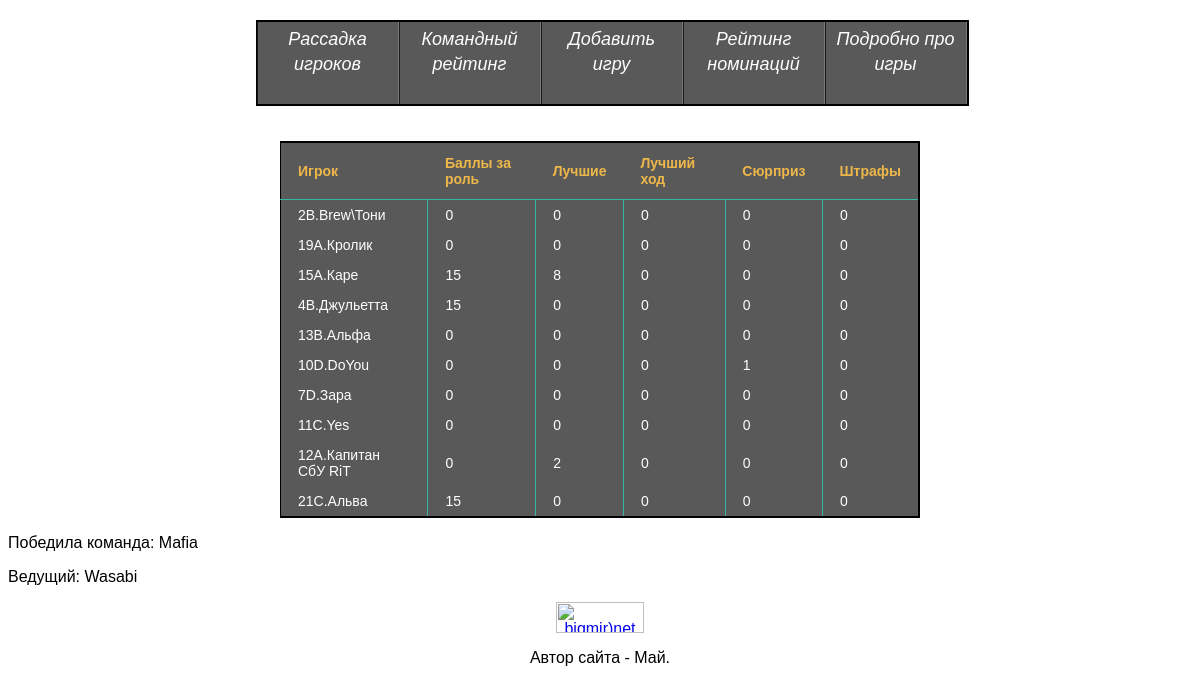
Page /?action=showGames&gameid=2 on the committed database.
### tables this page shows
CREATE TABLE IF NOT EXISTS `PlayerGame` (
  `Id` int(11) NOT NULL AUTO_INCREMENT,
  `Player` varchar(256) NOT NULL,
  `GameId` int(11) NOT NULL,
  `Role` int(11) NOT NULL,
  `BestVotes` int(11) NOT NULL,
  `BestMove` int(11) NOT NULL,
  `DressCode` int(11) NOT NULL,
  `Surprise` smallint(1) NOT NULL,
  `Penalty` int(11) NOT NULL,
  PRIMARY KEY (`Id`),
  KEY `PlayerId` (`Player`),
  KEY `GameId` (`GameId`),
  KEY `RoleId` (`Role`)
);

### viewer.inc (called while the page is built, shortened)
<?php
function getView($name,$obj)
{
	require('templates/'.$name);
}
?>

### System.inc (called while the page is built, shortened)
<?php
class System
{
	public function showGames()
	{
		if (0)
		{
			header("Location: /authAdmin.php");
		}
		else
		{
			if (!isset($_GET['gameid']) || isset($_GET['delete']))
			{
				if (isset($_GET['delete']))
				{
					$gameid = $_GET['gameid'];
					SQL("delete from PlayerGame where gameid=?", array($gameid));
					SQL("delete from BestPlayersNominated where gameid=?", array($gameid));
					SQL("delete from MasterGame where gameid=?", array($gameid));
					SQL("delete from Games where gameid=?", array($gameid));
				}
				$res = SQL("select gameId,roomId, RoundNumber, MasterName, Statuses.Status from Games join Masters USING(masterId) join Statuses ON(StatusId=Games.Status) order by roundNumber ASC, roomId", null)->getAll();
				foreach($res as $game)
				{
					$games[$game['RoundNumber']][$game['roomId']] = array($game['MasterName'], $game['Status'], $game['gameId']);
				}
 				getView("showGamesView.inc", $games);
			}
			else
			{
				$game = SQL("select MasterName, Statuses.Status, roomId from Games join Masters using(masterId) join Statuses on(Statuses.StatusId=Games.Status) where gameid=?", array($_GET['gameid']))->getAll()[0];
				$players = SQL("select Penalty,player, Role, DressCode, BestMove, BestVotes, Surprise from PlayerGame where gameid=?",array($_GET['gameid']))->getAll();
				$packed = array('game'=>$game, 'players'=>$players);
				getView("GameView.inc", $packed);
			}
		}
	}
}
?>

### index.php (called while the page is built, shortened)
<?php
	require("viewer.inc");
	require("DBManager.inc");
	require("System.inc");
	if (isset($_GET['action']))
	{
		if ($_GET['action'] == 'getTeams')
			System::getInstance()->getTeams();
		else if ($_GET['action'] == 'adminPanel')
			System::getInstance()->getAdminPanel();
		else if ($_GET['action'] == 'insertGame')
			System::getInstance()->insertGame();
		else if ($_GET['action'] == 'showGames')
			System::getInstance()->showGames();
		else if ($_GET['action'] == 'getPlacing')
			System::getInstance()->getPlacing();
		else
			System::getInstance()->getTeams();
	}
	else
		System::getInstance()->getTeams();
?>

### DBManager.inc (called while the page is built, shortened)
<?php
require("DataSet.inc");
class DBManager
{
	private static $instance;
	private $DBH;
	public static function getInstance()
	{
		if(is_null(self::$instance))
		{
			self::$instance = new self();
		}
	return self::$instance;
}
public function connect($host,$dbname,$user,$password)
{
	try
	{
		$this->DBH = new PDO("mysql:host=$host;dbname=$dbname;", $user, $password, array(PDO::MYSQL_ATTR_INIT_COMMAND => "SET NAMES utf8"));
		$this->DBH->exec('SET NAMES utf8');
	}
	catch(PDOException $e)
	{
		WriteError($e->getMessage());
		die();
	}
}
public function SQL($query, $params = null)
{
	try
	{
		if(!is_null($params))
		{
			$STH = $this->DBH->prepare($query);
			$STH->execute($params);
			return new DataSet($STH);
		}
		else
		{
			$STH = $this->DBH->query($query);
			return new DataSet($STH);
		}
	}
	catch(PDOException $e)
	{
		WriteError($e->getMessge());
	}
}
}
function SQL($query, $params = null)
{
	return DBManager::getInstance()->SQL($query, $params);
}
?>

### DataSet.inc (called while the page is built, shortened)
<?php
class DataSet
{
public function __construct($ST)
{
	$this->STH = $ST;
	$this->STH->setFetchMode(PDO::FETCH_ASSOC);
	$this->arr = $this->STH->FetchAll();
}
}
?>

### templates/GameView.inc (the view, shortened to what this page needs)
<body>
	<table class="table_dark">
		<tr><th>Игрок</th><th>Баллы за роль</th><th>Лучшие</th><th>Лучший ход</th><th>Сюрприз</th><th>Штрафы</th></tr>
<?php
	foreach ($obj['players'] as $player) {
	echo "<tr><td>".$player['player']."</td><td>".$player['Role']."</td><td>".$player['BestVotes']."</td><td>".$player['BestMove']."</td><td>".$player['Surprise']."</td><td>".$player['Penalty']."</td></tr>";
}
?>
	</table>
	<div id="feed">
<?php
	echo "<p>Победила команда: ".$obj['game']["Status"]."</p>";
	echo "<p>Ведущий: ".$obj['game']["MasterName"]."</p>";
?>
	</div>
</body>

### templates/maska9.css (style rules this page uses)
* { font-family: Arial, Helvetica, sans-serif }
.table_dark { border:2px solid #000000; border-left: 1px solid #000000; font-family: "Lucida Sans Unicode", "Lucida Grande", Sans-Serif; font-size: 14px; width: 640px; text-align: left; border-collapse: collapse; color: #fefefe; background-color: #595959; margin: 10px auto; }
table { margin: 0 auto; }
.table_dark th { color: #EDB749; border-bottom: 1px solid #37B5A5; padding: 12px 17px; }
.table_dark td { color: #ffddbb border-bottom: 1px solid #37B5A5; border-right:1px solid #37B5A5; padding: 7px 17px; }
.table_dark tr:last-child td { border-bottom: none; }
.table_dark td:last-child { border-right: none; }

### rows in the picture
playergame: Player "2B.Brew\\Тони", Role "0", BestVotes "0", BestMove "0", Surprise "0", Penalty "0"
playergame: Player "19A.Кролик", Role "0", BestVotes "0", BestMove "0", Surprise "0", Penalty "0"
playergame: Player "15A.Каре", Role "15", BestVotes "8", BestMove "0", Surprise "0", Penalty "0"
playergame: Player "4B.Джульетта", Role "15", BestVotes "0", BestMove "0", Surprise "0", Penalty "0"
playergame: Player "13B.Альфа", Role "0", BestVotes "0", BestMove "0", Surprise "0", Penalty "0"
playergame: Player "10D.DoYou", Role "0", BestVotes "0", BestMove "0", Surprise "1", Penalty "0"
playergame: Player "7D.Зара", Role "0", BestVotes "0", BestMove "0", Surprise "0", Penalty "0"
playergame: Player "11C.Yes", Role "0", BestVotes "0", BestMove "0", Surprise "0", Penalty "0"
playergame: Player "12A.Капитан СбУ RiТ", Role "0", BestVotes "2", BestMove "0", Surprise "0", Penalty "0"
playergame: Player "21C.Альва", Role "15", BestVotes "0", BestMove "0", Surprise "0", Penalty "0"

### other values in the picture
$obj['game']["Status"] "Mafia"
$obj['game']["MasterName"] "Wasabi"
